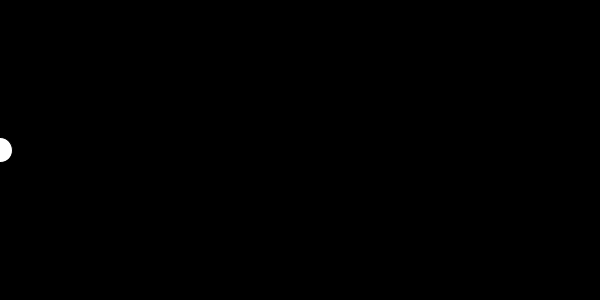
Frame 1 (no input)
Frame 60 (the mouse pressed at the canvas centre just before this capture): identical to frame 1, image omitted
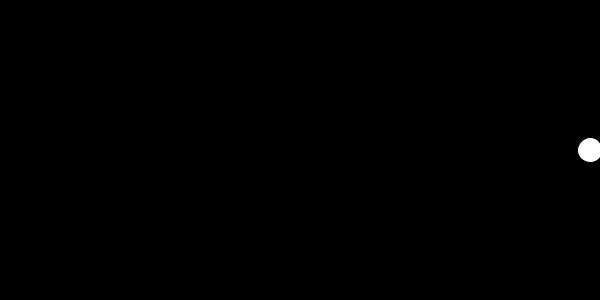
Frame 120 (the mouse held since frame 60 and released just before this capture)

The Processing sketch that drew these frames (run headless with seeded random() and noise(); from frame 60 on, the mouse is pressed at the canvas centre):

// Processing sketch: simple_bouncing_ball
// ── simple_bouncing_ball.pde
float circleX; // variable we will use to control the circles x position
float speed; // variable to control the direction and speed of our circle

boolean moving; // a variable to detect if the circle is moving

void setup() {
  size(600, 300); //creating a canvas of size 600 x 300
  circleX = 0; //initializing the x position of the variabl to 0
  speed = 10; // initializing the speed variable to 10
  moving = false; // initializing the moving variable to falce
}

//mouse pressed function
void mousePressed() {
  //if the moving variable is true we set it to false
  if (moving) {
    moving = false;
  }
  //otherwise we set the moving variable to be true
  else{
    moving = true;
  }
}

void draw() {
  //draw a black background
  background(0);

  //draw a circle at an x position of circleX (or 0)
  //a y position of 150
  //a diamater of 25 
  circle(circleX, 150, 25);

  //if the moving boolean is true then we should move the circle
  if (moving) {
    //assign the circleX + speed value to circleX
    circleX = circleX + speed;
  }

  //if the x position of the circle is greater than the width of our sketch 
  // or (||) if the circle is less than or equal to 0 we should multiple the speed bby -1
  if (circleX >= width || circleX <= 0) {
    speed = speed * -1;
  }
}
